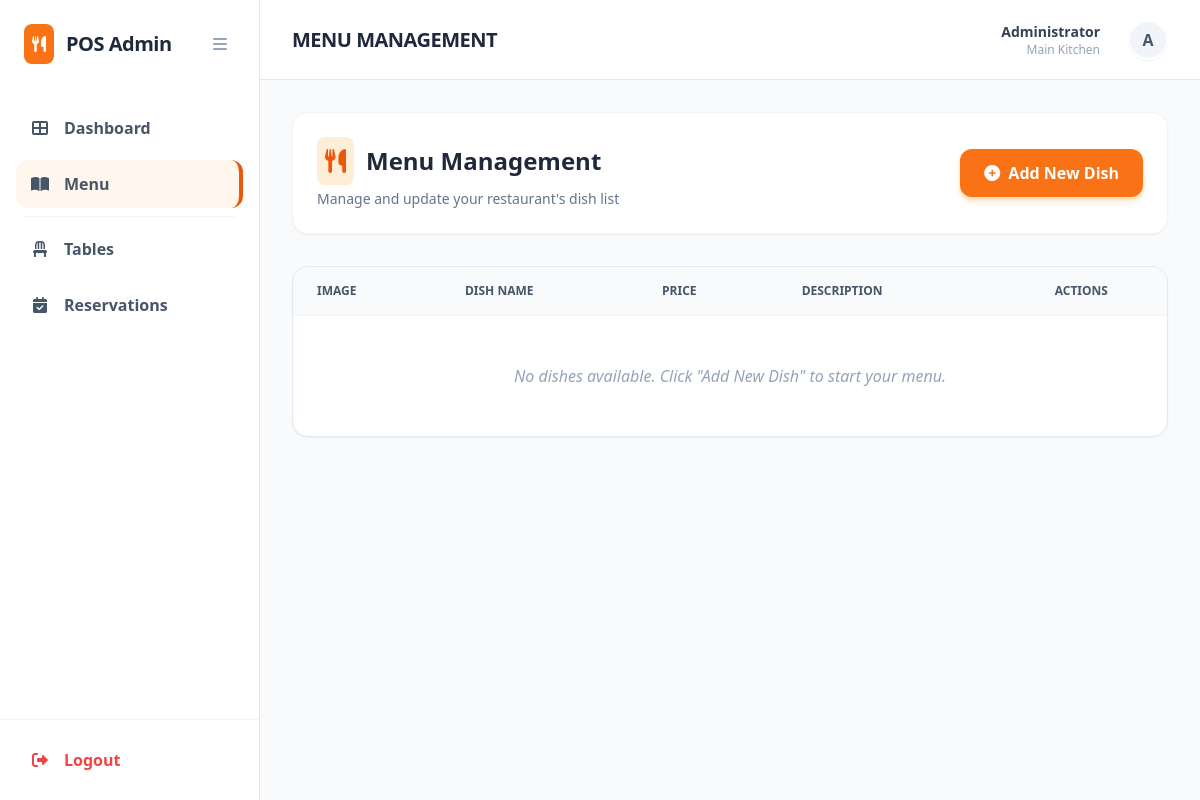
Page /admin/manage_menu (signed in) on the earlier database version.
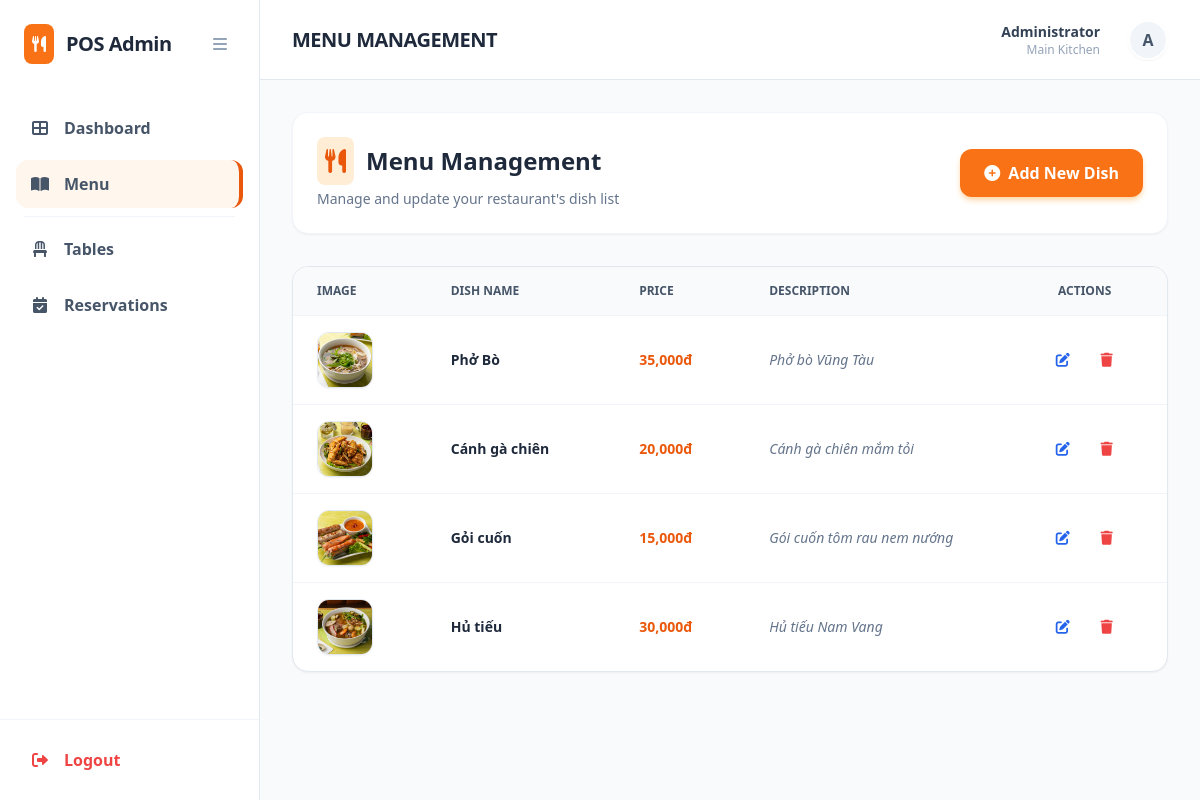
Same page on the later database version.
### restaurant/models.py (models this page shows)
class Item(db.Model):
    item_id = db.Column(db.Integer(), primary_key = True)
    name = db.Column(db.String(length = 30), nullable = False)
    description = db.Column(db.String(length = 50), nullable = False)
    price = db.Column(db.Integer(), nullable = False)
    source = db.Column(db.String(length = 30), nullable = False)

### restaurant/admin_routes.py (the view, shortened to what this page needs)
@admin_bp.route('/manage_menu', methods=['GET', 'POST'])
def manage_menu():
    form = DishForm()
    items = Item.query.all()
    return render_template('admin/manage-menu.html', form=form, items=items)

### restaurant/admin_routes.py (called while the page is built)
@admin_bp.before_request
def restrict_admin_access():
    if request.endpoint == 'admin.login':
        print("LMAOOOO")
        return
    if not current_user.is_authenticated or not current_user.is_admin:
        flash("You are not an admin", category="danger")
        return redirect(url_for('home_page')) # Chuyển hướng về trang chủ

### restaurant/models.py (called while the page is built)
@login_manager.user_loader
def load_user(user_id):
    return User.query.get(int(user_id))

### restaurant/templates/admin/manage-menu.html (shortened to what the changed rows need)
{% extends "admin/layout.html" %}
{% block section_title %}Menu Management{% endblock %}
{% block content %}
    <div class="max-w-6xl mx-auto">
        <div class="flex justify-between items-center mb-8 bg-white p-6 rounded-2xl shadow-sm border border-slate-100">
            <div>
                <h1 class="text-2xl font-bold text-slate-800 flex items-center">
                    <span class="bg-orange-100 p-2 rounded-lg mr-3">
                        <i class="fas fa-utensils text-orange-600"></i>
                    </span>
                    Menu Management
                </h1>
            </div>
        </div>
        <div class="bg-white rounded-2xl shadow-sm border border-slate-200 overflow-hidden">
            <table class="w-full text-left border-collapse">
                <thead class="bg-slate-50 text-slate-600 uppercase text-xs font-bold border-b border-slate-100">
                    <tr>
                        <th class="px-6 py-4">Image</th>
                        <th class="px-6 py-4">Dish Name</th>
                        <th class="px-6 py-4">Price</th>
                        <th class="px-6 py-4">Description</th>
                        <th class="px-6 py-4 text-center">Actions</th>
                    </tr>
                </thead>
                <tbody class="divide-y divide-slate-100">
                    {% for item in items %}
                    <tr class="hover:bg-slate-50/50 transition text-sm">
                        <td class="px-6 py-4">
                            <img src="{{ url_for('static', filename='img/' + item.source) }}"
                                class="w-14 h-14 rounded-xl object-cover border border-slate-200 shadow-sm"
                                onerror="this.src='https://via.placeholder.com/80'">
                        </td>
                        <td class="px-6 py-4 font-semibold text-slate-800">{{ item.name }}</td>
                        <td class="px-6 py-4 text-orange-600 font-bold">{{ "{:,.0f}".format(item.price) }}đ</td>
                        <td class="px-6 py-4 text-slate-500 italic truncate max-w-[200px]" title="{{ item.description }}">
                            {{ item.description }}
                        </td>
                        <td class="px-6 py-4 text-center">
                            <div class="flex justify-center gap-2">
                                <button
                                    onclick="openModal('edit', '{{ item.item_id }}', '{{ item.name|e }}', '{{ item.description|e }}', '{{ item.price }}')"
                                    class="text-blue-600 hover:bg-blue-50 w-9 h-9 flex items-center justify-center rounded-lg transition"
                                    title="Edit">
                                    <i class="fas fa-edit"></i>
                                </button>
                                <form action="{{ url_for('admin.delete_dish', item_id=item.item_id) }}" method="POST"
                                    onsubmit="return confirm('Are you sure you want to delete this dish?')">
                                    <button type="submit"
                                        class="text-red-500 hover:bg-red-50 w-9 h-9 flex items-center justify-center rounded-lg transition"
                                        title="Delete">
                                        <i class="fas fa-trash"></i>
                                    </button>
                                </form>
                            </div>
                        </td>
                    </tr>
                    {% endfor %}
                    {% if not items %}
                    <tr>
                        <td colspan="5" class="px-6 py-12 text-center text-slate-400 italic">
                            No dishes available. Click "Add New Dish" to start your menu.
                        </td>
                    </tr>
                    {% endif %}
                </tbody>
            </table>
        </div>
    </div>
{% endblock %}

Differences in the rows shown:
added Item: source (picture), name "Phở Bò", price "35,000", description "Phở bò Vũng Tàu"
added Item: source (picture), name "Cánh gà chiên", price "20,000", description "Cánh gà chiên mắm tỏi"
added Item: source (picture), name "Gỏi cuốn", price "15,000", description "Gói cuốn tôm rau nem nướng"
added Item: source (picture), name "Hủ tiếu", price "30,000", description "Hủ tiếu Nam Vang"
Other differences:
text no longer shown: "No dishes available. Click \"Add New Dish\" to start your menu."
